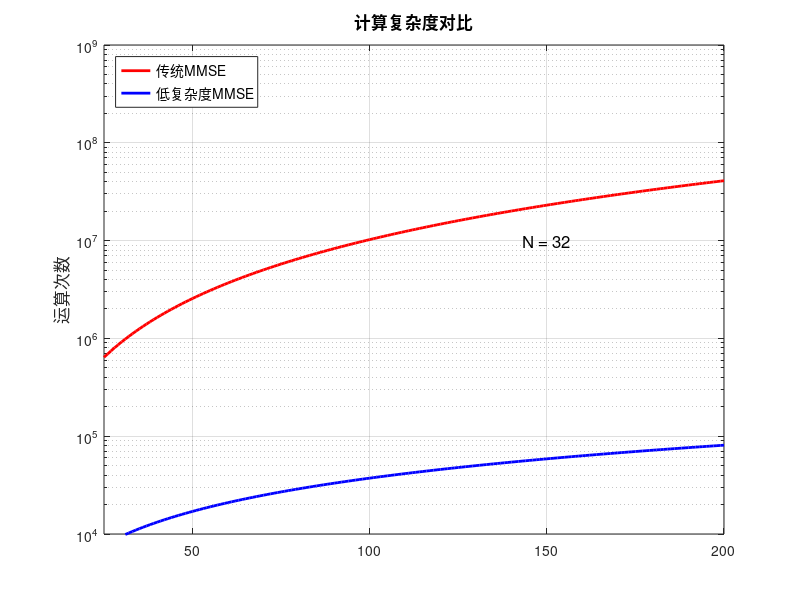

MATLAB code to generate this figure:
% --- MATLAB Code to Reproduce Computational Complexity Plot ---

% --- 1. Initialization ---
clear;          % Clear workspace variables
clc;            % Clear command window
close all;      % Close all figures

% --- 2. Define Parameters ---
N = 32;                         % Given parameter from the plot
M = 25:200;     % Define the range for M (200 points for a smooth curve)

% --- 3. Calculate Computational Complexity ---

% Conventional MMSE equalizer complexity is dominated by the inversion of an
% MN x MN matrix, which is on the order of O((MN)^3).
comp_conv = (M * N).^2;

% The proposed low-complexity MMSE equalizer uses FFTs to diagonalize the
% channel matrix. The complexity is dominated by the 2D-FFT, which is on
% the order of O(MN * log(MN)).
% Note: We use log2 as is standard for FFT complexity analysis.
comp_prop = (M * N) .* log2(M * N);

% --- 4. Plotting ---
figure; % Create a new figure window

% Plot using a logarithmic scale for the y-axis (semilogy)
% Plot the conventional MMSE curve in red
semilogy(M, comp_conv, 'r-', 'LineWidth', 2);
hold on; % Hold the plot to add the second curve

% Plot the proposed low-complexity MMSE curve in blue
semilogy(M, comp_prop, 'b-', 'LineWidth', 2);

% --- 5. Formatting the Plot ---
hold off; % Release the plot
grid on;  % Turn on the grid

% Set the axis limits to match the source image
axis([25 200 1e4 1e9]); 

% Add labels and title
% xlabel('M', 'FontSize', 12);
% ylabel('No. operations', 'FontSize', 12);
% title('Computational complexity of conventional and proposed MMSE equalizers', 'FontSize', 12);

ylabel('运算次数', 'FontSize', 12);
title('计算复杂度对比', 'FontSize', 12);
% Add the legend
% legend('Conv. MMSE equal.', 'Prop. low comp. MMSE equal.', ...
%        'Location', 'northwest', 'FontSize', 10);
legend('传统MMSE', '低复杂度MMSE', ...
       'Location', 'northwest', 'FontSize', 10);

% Add the text annotation inside the plot
text(150, 10^7, 'N = 32', 'FontSize', 12, 'HorizontalAlignment', 'center');

% Improve the overall appearance
set(gca, 'FontSize', 10); % Set the font size for the axes tick labels
